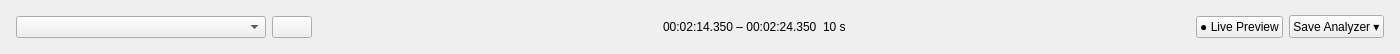
<?xml version="1.0" encoding="UTF-8"?>
<ui version="4.0">
 <class>TopBarWidget</class>
 <widget class="QWidget" name="TopBarWidget">
  <property name="geometry">
   <rect>
    <x>0</x>
    <y>0</y>
    <width>1400</width>
    <height>54</height>
   </rect>
  </property>
  <layout class="QHBoxLayout" name="horizontalLayout">
   <property name="spacing">
    <number>6</number>
   </property>
   <property name="leftMargin">
    <number>16</number>
   </property>
   <property name="topMargin">
    <number>8</number>
   </property>
   <property name="rightMargin">
    <number>16</number>
   </property>
   <property name="bottomMargin">
    <number>8</number>
   </property>
   <item>
    <widget class="QComboBox" name="traceCombo">
     <property name="minimumSize">
      <size>
       <width>250</width>
       <height>0</height>
      </size>
     </property>
    </widget>
   </item>
   <item>
    <widget class="QPushButton" name="btnOpen">
     <property name="icon">
      <iconset theme="QIcon::ThemeIcon::FolderOpen"/>
     </property>
    </widget>
   </item>
   <item>
    <spacer name="spacerLeft">
     <property name="orientation">
      <enum>Qt::Orientation::Horizontal</enum>
     </property>
     <property name="sizeHint" stdset="0">
      <size>
       <width>40</width>
       <height>20</height>
      </size>
     </property>
    </spacer>
   </item>
   <item>
    <widget class="QLabel" name="lblTimeSpan">
     <property name="text">
      <string>00:02:14.350 – 00:02:24.350</string>
     </property>
    </widget>
   </item>
   <item>
    <widget class="QLabel" name="lblWindowSize">
     <property name="text">
      <string>10 s</string>
     </property>
    </widget>
   </item>
   <item>
    <spacer name="spacerRight">
     <property name="orientation">
      <enum>Qt::Orientation::Horizontal</enum>
     </property>
     <property name="sizeHint" stdset="0">
      <size>
       <width>40</width>
       <height>20</height>
      </size>
     </property>
    </spacer>
   </item>
   <item>
    <widget class="QPushButton" name="btnLivePreview">
     <property name="text">
      <string>● Live Preview</string>
     </property>
    </widget>
   </item>
   <item>
    <widget class="QPushButton" name="btnSave">
     <property name="text">
      <string>Save Analyzer ▾</string>
     </property>
    </widget>
   </item>
  </layout>
 </widget>
 <resources/>
 <connections/>
</ui>
